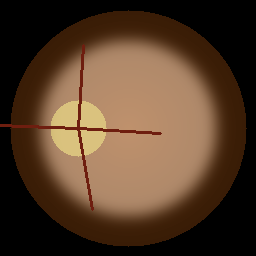
#> input picture data/sample_data/Cataract/cataract_001.png, 256 x 256 px
$ python -i preprocessing.py   (imports and definitions only)
#> lines starting #> are read from the running program, lines starting #| are printed output that depends on the picture; after the words box and inside, x2 and y2 are one past the last pixel; in counts of white or black regions, pixels touching at a corner belong together
#> further down, picture is the input picture: shape (256, 256, 3); mean B, G, R 40.9, 60.7, 84.4
"""
Dual-Stream Clinical Preprocessing Module
Synthesizes Green-Channel CLAHE (Papers 1 & 4) and Canny Boundary Gradient Extraction (Paper 5)
into a rich 3-channel composite representation for robust ocular and cataract disease detection.
"""

import cv2
import numpy as np
import torch
from typing import Tuple, Union


class ClinicalEyePreprocessor:
    """
    Advanced preprocessor for color fundus and ocular imagery.
    Transforms raw RGB images into a 3-channel tensor:
    - Channel 0: Green-Channel with CLAHE (high-contrast vascular & lesion details)
    - Channel 1: Canny Edge Gradient Map (lens opacities & optic disc margins)
    - Channel 2: Contrast-enhanced Luminance / Grayscale (overall anatomical baseline)
    """

    def __init__(
        self,
        target_size: Tuple[int, int] = (224, 224),
        clahe_clip_limit: float = 2.0,
        clahe_tile_grid_size: Tuple[int, int] = (8, 8),
        canny_low_threshold: int = 50,
        canny_high_threshold: int = 150,
        gaussian_blur_ksize: Tuple[int, int] = (3, 3),
        gaussian_blur_sigma: float = 0.5,
    ):
        self.target_size = target_size
        self.clahe = cv2.createCLAHE(
            clipLimit=clahe_clip_limit, tileGridSize=clahe_tile_grid_size
        )
        self.canny_low = canny_low_threshold
        self.canny_high = canny_high_threshold
        self.gaussian_blur_ksize = gaussian_blur_ksize
        self.gaussian_blur_sigma = gaussian_blur_sigma

    def remove_black_margins(self, image: np.ndarray, threshold: int = 10) -> np.ndarray:
        """
        Crops uninformative black margins commonly found in fundus camera captures.
        """
#> called with threshold = 10
        gray = cv2.cvtColor(image, cv2.COLOR_BGR2GRAY) if len(image.shape) == 3 else image
        mask = gray > threshold
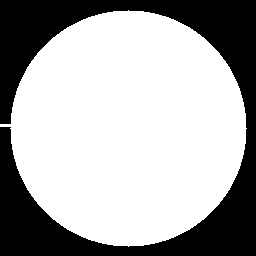
#> mask: shape (256, 256) bool; 66.7% white; 1 black region, box (x1, y1, x2, y2) and area: (0, 0, 256, 256) 21794
        if not np.any(mask):
            return image

        # Find non-zero bounding box
        coords = np.argwhere(mask)
#> coords = 43742 pairs, first value 10 to 246, second value 0 to 246
        y0, x0 = coords.min(axis=0)
#> y0 = 10; x0 = 0
        y1, x1 = coords.max(axis=0) + 1
#> y1 = 247; x1 = 247
        return image[y0:y1, x0:x1]
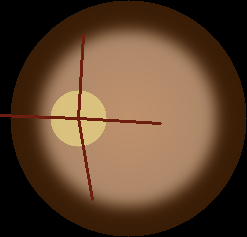
#> returned value: shape (237, 247, 3); mean of channels 0, 1, 2 45.8, 67.9, 94.5; drawn as B, G, R

    def extract_green_clahe(self, image: np.ndarray) -> np.ndarray:
        """
        Extracts the green channel (contains the sharpest retinal contrast)
        and applies Contrast Limited Adaptive Histogram Equalization (CLAHE).
        """
        if len(image.shape) == 3:
            # Assuming BGR from cv2
            green = image[:, :, 1]
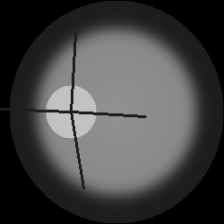
#> green: shape (224, 224); min 0, max 194, mean 67.9
        else:
            green = image

        # Apply slight Gaussian smoothing to reduce sensor noise
        blurred = cv2.GaussianBlur(
            green, self.gaussian_blur_ksize, self.gaussian_blur_sigma
        )
        # Apply CLAHE
        enhanced = self.clahe.apply(blurred)
        return enhanced

    def extract_canny_edges(self, image: np.ndarray) -> np.ndarray:
        """
        Applies Median & Gaussian filtering followed by Canny edge detection
        to highlight structural boundaries, cataract clouding margins, and optic cup edges.
        """
        if len(image.shape) == 3:
            gray = cv2.cvtColor(image, cv2.COLOR_BGR2GRAY)
#> gray: shape (224, 224)
        else:
            gray = image

        # Multi-stage blur as validated in Diagnostics 2025 (Paper 5)
        median_blurred = cv2.medianBlur(gray, 3)
        gaussian_blurred = cv2.GaussianBlur(
            median_blurred, self.gaussian_blur_ksize, self.gaussian_blur_sigma
        )
        edges = cv2.Canny(gaussian_blurred, self.canny_low, self.canny_high)
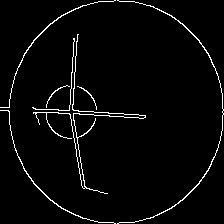
#> edges: shape (224, 224); 3.1% white in thin lines or dots
        return edges

    def extract_enhanced_gray(self, image: np.ndarray) -> np.ndarray:
        """
        Converts image to LAB color space and applies CLAHE to the L (luminance) channel.
        """
        if len(image.shape) == 3:
            lab = cv2.cvtColor(image, cv2.COLOR_BGR2LAB)
#> lab: shape (224, 224, 3); mean of channels 0, 1, 2 77.7, 136.5, 144.7
            l_channel, a_channel, b_channel = cv2.split(lab)
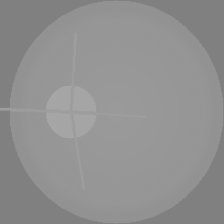
#> b_channel: shape (224, 224); min 128, max 166, mean 144.7
            l_enhanced = self.clahe.apply(l_channel)
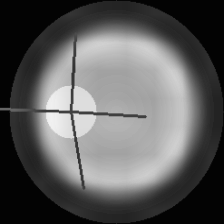
#> l_enhanced: shape (224, 224); min 3, max 241, mean 91.7
            return l_enhanced
        else:
            return self.clahe.apply(image)

    def process_image(
        self, image: np.ndarray, return_tensor: bool = False
    ) -> Union[np.ndarray, torch.Tensor]:
        """
        Full preprocessing pipeline:
        1. Circular / Bounding margin crop
        2. Resize to target dimension (224x224)
        3. Multi-channel feature synthesis: [CLAHE-Green, Canny-Edges, Enhanced-Luminance]
        4. Normalize pixel intensity to [0.0, 1.0]
        """
        if image is None or image.size == 0:
            raise ValueError("Input image is invalid or empty.")

        # Step 1: Crop dark background borders
        cropped = self.remove_black_margins(image)

        # Step 2: Resize
        resized = cv2.resize(cropped, self.target_size, interpolation=cv2.INTER_AREA)

        # Step 3: Extract the 3 complementary channels
        ch0_green_clahe = self.extract_green_clahe(resized)
        ch1_canny_edge = self.extract_canny_edges(resized)
        ch2_enhanced_l = self.extract_enhanced_gray(resized)

        # Stack into a 3-channel composite image (Height, Width, 3)
        composite = np.stack([ch0_green_clahe, ch1_canny_edge, ch2_enhanced_l], axis=-1)
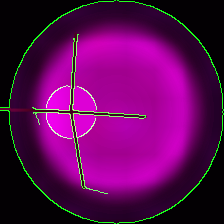
#> composite: shape (224, 224, 3); mean of channels 0, 1, 2 85.6, 8, 91.7; drawn as B, G, R

        # Normalize to float32 [0, 1]
        composite_norm = composite.astype(np.float32) / 255.0

        if return_tensor:
            # Transpose from (H, W, C) to PyTorch (C, H, W)
            tensor = torch.from_numpy(composite_norm).permute(2, 0, 1).float()
            return tensor

        return composite_norm

    def preprocess_from_file(
        self, file_path: str, return_tensor: bool = False
    ) -> Union[np.ndarray, torch.Tensor]:
        """
        Loads image from disk and processes it.
        """
        image = cv2.imread(file_path)
        if image is None:
            raise FileNotFoundError(f"Unable to read image from path: {file_path}")
        return self.process_image(image, return_tensor=return_tensor)

>>> import cv2
>>> picture = cv2.imread('../data/sample_data/Cataract/cataract_001.png')
>>> result = ClinicalEyePreprocessor().process_image(picture)
